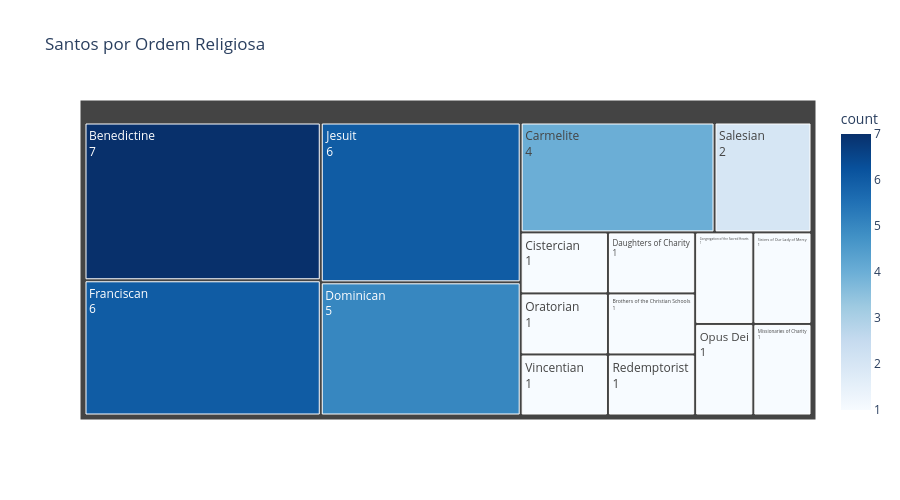

Notebook source saved alongside this figure:
### Markdown cell above
---
## Gráfico 9 — Treemap: Santos por Ordem Religiosa

### Code cell
if 'religious_order' in df.columns:
    ordens = df[df['religious_order'] != 'None']['religious_order'].value_counts().reset_index()
    ordens.columns = ['order', 'count']

    fig = px.treemap(
        ordens,
        path=['order'], values='count',
        title='Santos por Ordem Religiosa',
        color='count',
        color_continuous_scale='Blues',
    )
    fig.update_traces(textinfo='label+value')
    fig.update_layout(height=500)
    fig.write_html(str(FIGS / '03_treemap_ordens.html'))
    fig.show()
else:
    print('Coluna religious_order não disponível.')

### Figure 1 — Plotly figure (JSON) as saved in the notebook; plotly's stock layout.template omitted (floating-point values rounded to 4 significant figures)
{"data": [{"branchvalues": "total", "customdata": [[7.0], [6.0], [6.0], [5.0], [4.0], [2.0], [1.0], [1.0], [1.0], [1.0], [1.0], [1.0], [1.0], [1.0], [1.0], [1.0]], "domain": {"x": [0, 1], "y": [0, 1]}, "hovertemplate": "labels=%{label}<br>count_sum=%{value}<br>parent=%{parent}<br>id=%{id}<br>count=%{color}<extra></extra>", "ids": ["Benedictine", "Franciscan", "Jesuit", "Dominican", "Carmelite", "Salesian", "Cistercian", "Oratorian", "Vincentian", "Daughters of Charity", "Brothers of the Christian Schools", "Redemptorist", "Congregation of the Sacred Hearts", "Sisters of Our Lady of Mercy", "Opus Dei", "Missionaries of Charity"], "labels": ["Benedictine", "Franciscan", "Jesuit", "Dominican", "Carmelite", "Salesian", "Cistercian", "Oratorian", "Vincentian", "Daughters of Charity", "Brothers of the Christian Schools", "Redemptorist", "Congregation of the Sacred Hearts", "Sisters of Our Lady of Mercy", "Opus Dei", "Missionaries of Charity"], "marker": {"coloraxis": "coloraxis", "colors": [7.0, 6.0, 6.0, 5.0, 4.0, 2.0, 1.0, 1.0, 1.0, 1.0, 1.0, 1.0, 1.0, 1.0, 1.0, 1.0]}, "name": "", "parents": ["", "", "", "", "", "", "", "", "", "", "", "", "", "", "", ""], "textinfo": "label+value", "type": "treemap", "values": [7.0, 6.0, 6.0, 5.0, 4.0, 2.0, 1.0, 1.0, 1.0, 1.0, 1.0, 1.0, 1.0, 1.0, 1.0, 1.0]}], "layout": {"coloraxis": {"colorbar": {"title": {"text": "count"}}, "colorscale": [[0, "rgb(247,251,255)"], [0.125, "rgb(222,235,247)"], [0.25, "rgb(198,219,239)"], [0.375, "rgb(158,202,225)"], [0.5, "rgb(107,174,214)"], [0.625, "rgb(66,146,198)"], [0.75, "rgb(33,113,181)"], [0.875, "rgb(8,81,156)"], [1, "rgb(8,48,107)"]]}, "height": 500, "legend": {"tracegroupgap": 0}, "title": {"text": "Santos por Ordem Religiosa"}}}
